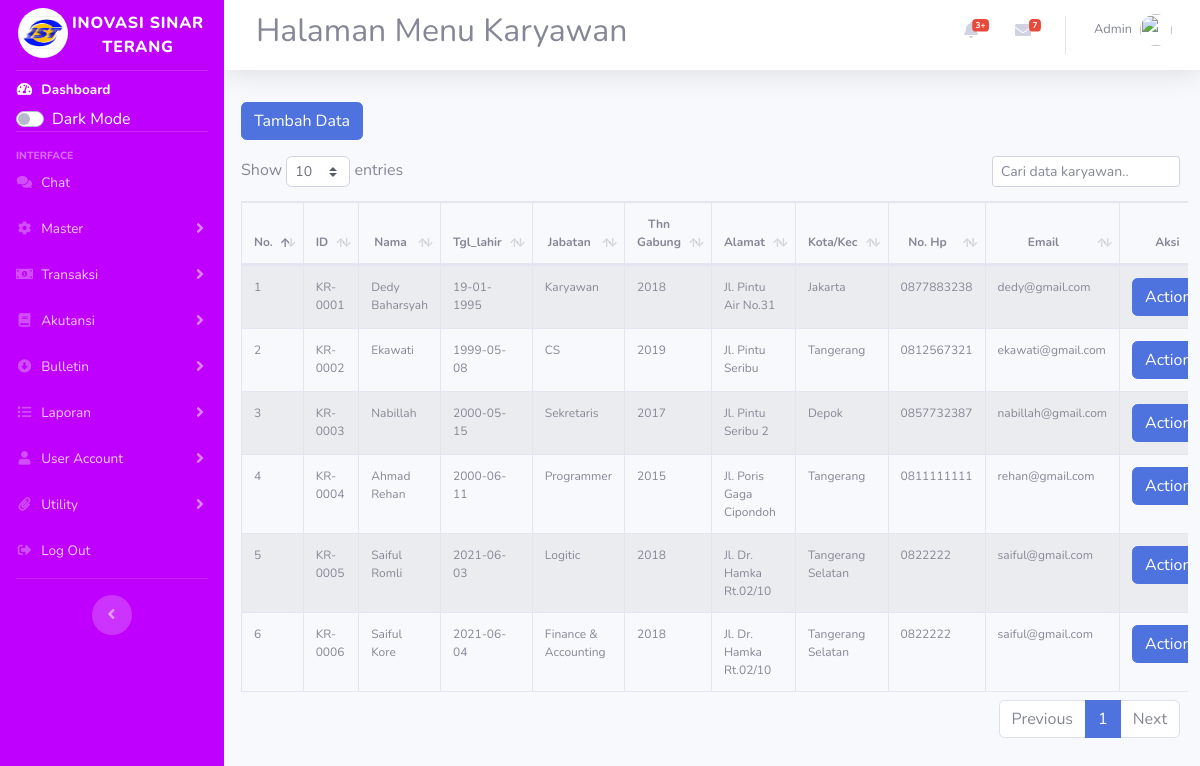
The app's page /index.php/karyawan with its own data.
### tables this page shows
CREATE TABLE `karyawan` (
  `id` int(11) NOT NULL,
  `kode` varchar(50) NOT NULL,
  `nama` varchar(50) NOT NULL,
  `tgl_lahir` varchar(50) NOT NULL,
  `jabatan` varchar(50) NOT NULL,
  `thn_gabung` varchar(50) NOT NULL,
  `alamat` varchar(100) NOT NULL,
  `kota` varchar(50) NOT NULL,
  `no_telp` varchar(50) NOT NULL,
  `email` varchar(50) NOT NULL
);

### application/controllers/Karyawan.php (called while the page is built, shortened)
<?php
class Karyawan extends CI_Controller {
    public function __construct(){
        $this->load->model('M_karyawan');
        $this->load->library('form_validation');
    }
    public function index(){
        $topik['judul'] = 'Halaman Menu Karyawan';
        $data['karyawan'] = $this->M_karyawan->tampil_data();
        $this->load->view('templates/header',$topik);
        $this->load->view('karyawan/index',$data);
        $this->load->view('templates/footer');
    }
}

### index.php (called while the page is built, shortened)
<?php
require_once BASEPATH.'core/CodeIgniter.php';

### application/models/M_karyawan.php (called while the page is built, shortened)
<?php
class M_karyawan extends CI_Model{
    public function tampil_data(){
        return $this->db->get('karyawan')->result_array();
    }
}

### application/views/karyawan/index.php (the view, shortened to what this page needs)
<div class="content-wrapper col-12">
<section class="content-header ml my-2 auto">
<div style="margin-left:5px">
<div class="">
<a href="<?= base_url('karyawan/tambah');?>" class="btn btn-primary mb-2 mt-2">Tambah Data</a>
<div class="table-responsive pt-2 pr-2">
<table id="mytable" class="table table-striped table-bordered table-hover table-full-width dataTable" cellspacing="0" width="" style="font-size: 12px;">
        <thead>
            <tr style="text-align: center;">
                <th>No.</th>
                <th>ID</th>
                <th>Nama</th>
                <th>Tgl_lahir</th>
                <th>Jabatan</th>
                <th>Thn Gabung</th>
                <th>Alamat</th>
                <th>Kota/Kec</th>
                <th>No. Hp</th>
                <th>Email</th>
                <th>Aksi</th>
            </tr>
        </thead>
        <tbody id="show_data">
            <?php $i=1;?>
            <?php foreach ($karyawan as $erp): ?>
            <tr>
                <td width="">
                    <?php echo $i;?>
                </td>
                <td>
                    <?php echo $erp['kode'] ?>
                </td>
                <td width="">
                    <?php echo $erp['nama'] ?>
                </td>
                <td>
                <?php echo $erp['tgl_lahir'] ?>
                </td>
                <td>
                    <?php echo $erp['jabatan'] ?>
                </td>
                <td>
                    <?php echo $erp['thn_gabung'] ?>
                </td>
                <td class="">
                    <?php echo $erp['alamat']?>
                </td>
                <td class="">
                    <?php echo $erp['kota']?>
                </td>
                <td class="">
                    <?php echo $erp['no_telp']?>
                </td>
                <td class="">
                    <?php echo $erp['email']?>
                </td>
                <td>
                <div class="btn-group" >
                    <button type="button" class="btn btn-primary dropdown-toggle" data-toggle="dropdown" aria-haspopup="true" aria-expanded="false">
                        Action
                    </button>
                </div>
                </td>
            </tr>
            <?php $i++;?>
            <?php endforeach; ?>
        </tbody>
    </table>
    </div>
</div>

### records on screen
karyawan: kode "KR-0001", nama "Dedy Baharsyah", tgl_lahir "19-01-1995", jabatan "Karyawan", thn_gabung "2018", alamat "Jl. Pintu Air No.31", kota "Jakarta", no_telp "0877883238", email "dedy@gmail.com"
karyawan: kode "KR-0002", nama "Ekawati", tgl_lahir "1999-05-08", jabatan "CS", thn_gabung "2019", alamat "Jl. Pintu Seribu", kota "Tangerang", no_telp "0812567321", email "ekawati@gmail.com"
karyawan: kode "KR-0003", nama "Nabillah", tgl_lahir "2000-05-15", jabatan "Sekretaris", thn_gabung "2017", alamat "Jl. Pintu Seribu 2", kota "Depok", no_telp "0857732387", email "nabillah@gmail.com"
karyawan: kode "KR-0004", nama "Ahmad Rehan", tgl_lahir "2000-06-11", jabatan "Programmer", thn_gabung "2015", alamat "Jl. Poris Gaga Cipondoh", kota "Tangerang", no_telp "0811111111", email "rehan@gmail.com"
karyawan: kode "KR-0005", nama "Saiful Romli", tgl_lahir "2021-06-03", jabatan "Logitic", thn_gabung "2018", alamat "Jl. Dr. Hamka Rt.02/10", kota "Tangerang Selatan", no_telp "0822222", email "saiful@gmail.com"
karyawan: kode "KR-0006", nama "Saiful Kore", tgl_lahir "2021-06-04", jabatan "Finance & Accounting", thn_gabung "2018", alamat "Jl. Dr. Hamka Rt.02/10", kota "Tangerang Selatan", no_telp "0822222", email "saiful@gmail.com"

### other values on screen
$judul "Halaman Menu Karyawan"
